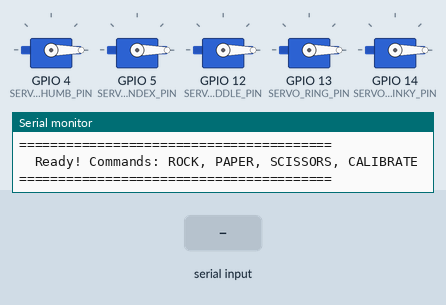
The sketch below on a simulated ESP32. Parts: 5 × servo, the last lines printed to the serial monitor. The inputs (shaded band) are chosen by the test bench.

Above: at 3.2 s.
3.3 s: "ROCK\n" received over Serial
At 3.75 s:
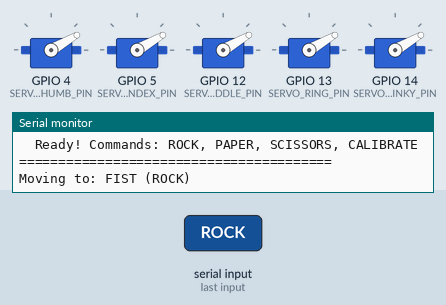
6.3 s: "SCISSORS\n" received over Serial
At 6.48 s:
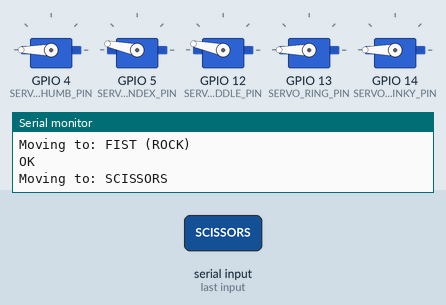
9.3 s: "PAPER\n" received over Serial
At 9.48 s:
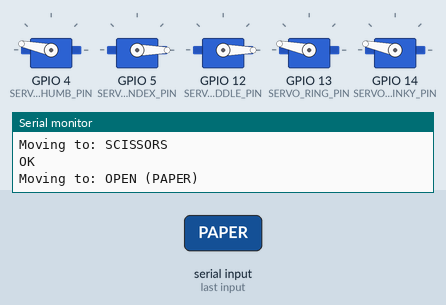
12.3 s: "POINT\n" received over Serial
At 12.78 s:
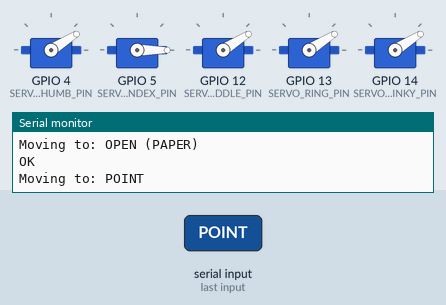
15.3 s: "THUMBSUP\n" received over Serial
At 15.48 s:
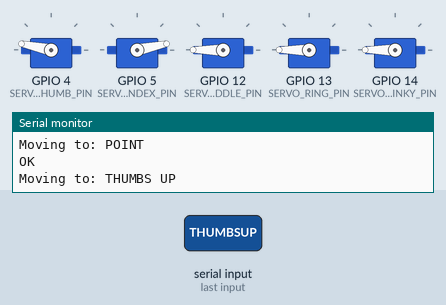
18.3 s: "FIST\n" received over Serial
At 22.0 s:
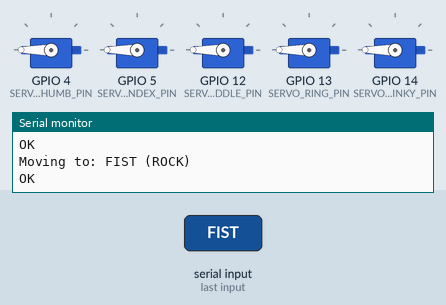
Timing chart, 0 to 22.3 s (numbered marks = the images above; inputs shaded):
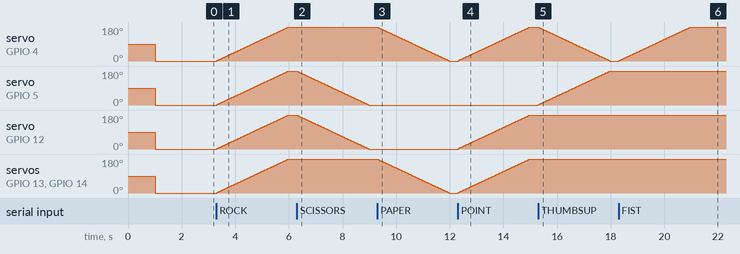

The sketch:

esp32_bionic_arm.ino
```cpp
/*
 * ESP32 Bionic Arm Controller - Direct Servo Control
 *
 * Controls 5 finger servos directly via GPIO pins (no PCA9685 driver)
 * Receives commands via Serial/UART from gesture detection system
 */

#include <ESP32Servo.h>

// ============================================
// SERVO GPIO PIN ASSIGNMENTS
// ============================================
#define SERVO_THUMB_PIN   4
#define SERVO_INDEX_PIN   5
#define SERVO_MIDDLE_PIN  12
#define SERVO_RING_PIN    13
#define SERVO_PINKY_PIN   14

// ============================================
// SERVO SETTINGS
// ============================================
#define SERVO_MIN 500
#define SERVO_MAX 2500
#define MOVE_DELAY 30    // Slower = smoother
#define MOVE_STEP 2      // Smaller steps = smoother

// ============================================
// SERVO OBJECTS
// ============================================
Servo thumbServo;
Servo indexServo;
Servo middleServo;
Servo ringServo;
Servo pinkyServo;

// Use pointers to avoid object copying issues
Servo* servos[] = {&thumbServo, &indexServo, &middleServo, &ringServo, &pinkyServo};
const int NUM_SERVOS = 5;

// ============================================
// GESTURE POSITIONS (0-180 degrees)
// ============================================
// Maximum range - servos will move as much as possible
const int rock_pos[] = {180, 180, 180, 180, 180};    // Full closed
const int paper_pos[] = {0, 0, 0, 0, 0};              // Full open
const int scissors_pos[] = {180, 0, 0, 180, 180};
const int point_pos[] = {180, 0, 180, 180, 180};
const int thumbsup_pos[] = {0, 180, 180, 180, 180};
const int ok_pos[] = {90, 90, 180, 180, 180};

// ============================================
// CURRENT STATE
// ============================================
int currentPositions[] = {90, 90, 90, 90, 90};

// ============================================
// SETUP
// ============================================
void setup() {
  Serial.begin(115200);
  delay(1000);

  Serial.println("========================================");
  Serial.println("   ESP32 Bionic Arm Controller");
  Serial.println("========================================");

  // Initialize servos
  thumbServo.attach(SERVO_THUMB_PIN, SERVO_MIN, SERVO_MAX);
  indexServo.attach(SERVO_INDEX_PIN, SERVO_MIN, SERVO_MAX);
  middleServo.attach(SERVO_MIDDLE_PIN, SERVO_MIN, SERVO_MAX);
  ringServo.attach(SERVO_RING_PIN, SERVO_MIN, SERVO_MAX);
  pinkyServo.attach(SERVO_PINKY_PIN, SERVO_MIN, SERVO_MAX);

  Serial.println("Servos attached:");
  Serial.printf("  Thumb:  GPIO%d\n", SERVO_THUMB_PIN);
  Serial.printf("  Index:  GPIO%d\n", SERVO_INDEX_PIN);
  Serial.printf("  Middle: GPIO%d\n", SERVO_MIDDLE_PIN);
  Serial.printf("  Ring:   GPIO%d\n", SERVO_RING_PIN);
  Serial.printf("  Pinky:  GPIO%d\n", SERVO_PINKY_PIN);

  // Move to open position on startup
  Serial.println("Moving to open position...");
  for (int i = 0; i < NUM_SERVOS; i++) {
    servos[i]->write(paper_pos[i]);
    currentPositions[i] = paper_pos[i];
  }
  delay(1000);

  Serial.println("========================================");
  Serial.println("  Ready! Commands: ROCK, PAPER, SCISSORS, CALIBRATE");
  Serial.println("========================================");
}

// ============================================
// SERVO CONTROL FUNCTIONS
// ============================================
void moveServosSmoothly(const int targetPositions[]) {
  bool allDone = false;

  while (!allDone) {
    allDone = true;

    for (int i = 0; i < NUM_SERVOS; i++) {
      int diff = targetPositions[i] - currentPositions[i];

      if (abs(diff) > MOVE_STEP) {
        currentPositions[i] += (diff > 0) ? MOVE_STEP : -MOVE_STEP;
        allDone = false;
      } else if (diff != 0) {
        currentPositions[i] = targetPositions[i];
      }

      servos[i]->write(currentPositions[i]);
    }

    delay(MOVE_DELAY);
  }
}

void moveToFist() {
  Serial.println("Moving to: FIST (ROCK)");
  moveServosSmoothly(rock_pos);
  Serial.println("OK");
}

void moveToOpen() {
  Serial.println("Moving to: OPEN (PAPER)");
  moveServosSmoothly(paper_pos);
  Serial.println("OK");
}

void moveToScissors() {
  Serial.println("Moving to: SCISSORS");
  moveServosSmoothly(scissors_pos);
  Serial.println("OK");
}

void moveToPoint() {
  Serial.println("Moving to: POINT");
  moveServosSmoothly(point_pos);
  Serial.println("OK");
}

void moveToThumbsUp() {
  Serial.println("Moving to: THUMBS UP");
  moveServosSmoothly(thumbsup_pos);
  Serial.println("OK");
}

void moveToOK() {
  Serial.println("Moving to: OK SIGN");
  moveServosSmoothly(ok_pos);
  Serial.println("OK");
}

void calibrateServos() {
  Serial.println("=== SERVO CALIBRATION MODE ===");

  for (int i = 0; i < NUM_SERVOS; i++) {
    Serial.printf("Testing servo %d on GPIO %d...\n", i,
      (i == 0) ? SERVO_THUMB_PIN :
      (i == 1) ? SERVO_INDEX_PIN :
      (i == 2) ? SERVO_MIDDLE_PIN :
      (i == 3) ? SERVO_RING_PIN : SERVO_PINKY_PIN);

    // Move to open
    servos[i]->write(10);
    delay(1000);

    // Move to center
    servos[i]->write(90);
    delay(1000);

    // Move to closed
    servos[i]->write(170);
    delay(1000);

    // Back to center
    servos[i]->write(90);
    delay(500);

    currentPositions[i] = 90;
  }

  Serial.println("Calibration complete!");
  Serial.println("OK");
}

// ============================================
// COMMAND PARSER
// ============================================
void processCommand(String command) {
  command.trim();
  command.toUpperCase();

  if (command == "ROCK" || command == "FIST") {
    moveToFist();
  } else if (command == "PAPER" || command == "OPEN") {
    moveToOpen();
  } else if (command == "SCISSORS") {
    moveToScissors();
  } else if (command == "POINT") {
    moveToPoint();
  } else if (command == "THUMBSUP") {
    moveToThumbsUp();
  } else if (command == "OK") {
    moveToOK();
  } else if (command == "CALIBRATE") {
    calibrateServos();
  } else if (command == "THUMB") {
    Serial.println("Testing THUMB servo...");
    thumbServo.write(20); delay(500); thumbServo.write(160); delay(500); thumbServo.write(90);
  } else if (command == "INDEX") {
    Serial.println("Testing INDEX servo...");
    indexServo.write(10); delay(500); indexServo.write(170); delay(500); indexServo.write(90);
  } else if (command == "MIDDLE") {
    Serial.println("Testing MIDDLE servo...");
    middleServo.write(10); delay(500); middleServo.write(170); delay(500); middleServo.write(90);
  } else if (command == "RING") {
    Serial.println("Testing RING servo...");
    ringServo.write(10); delay(500); ringServo.write(170); delay(500); ringServo.write(90);
  } else if (command == "PINKY") {
    Serial.println("Testing PINKY servo...");
    pinkyServo.write(10); delay(500); pinkyServo.write(170); delay(500); pinkyServo.write(90);
  } else if (command == "HELP") {
    Serial.println("Commands: ROCK, PAPER, SCISSORS, POINT, THUMBSUP, OK, CALIBRATE");
    Serial.println("Test individual servos: THUMB, INDEX, MIDDLE, RING, PINKY");
  } else if (command.length() > 0) {
    Serial.println("Unknown: " + command);
  }
}

// ============================================
// MAIN LOOP
// ============================================
void loop() {
  if (Serial.available()) {
    String command = Serial.readStringUntil('\n');
    processCommand(command);
  }
  delay(10);
}
```

Measured:
- after the input at 3.3 s, servo on GPIO 4 (SERVO_THUMB_PIN), servo on GPIO 5 (SERVO_INDEX_PIN), servo on GPIO 12 (SERVO_MIDDLE_PIN), servo on GPIO 13 (SERVO_RING_PIN), servo on GPIO 14 (SERVO_PINKY_PIN): moves from 0° to 180° over 2.7 s, starting at once
- after the input at 6.3 s, servo on GPIO 5 (SERVO_INDEX_PIN), servo on GPIO 12 (SERVO_MIDDLE_PIN): moves from 180° to 0° over 2.7 s, starting at once
- after the input at 9.3 s, servo on GPIO 4 (SERVO_THUMB_PIN), servo on GPIO 13 (SERVO_RING_PIN), servo on GPIO 14 (SERVO_PINKY_PIN): moves from 180° to 0° over 2.7 s, starting at once
- after the input at 12.3 s, servo on GPIO 4 (SERVO_THUMB_PIN), servo on GPIO 12 (SERVO_MIDDLE_PIN), servo on GPIO 13 (SERVO_RING_PIN), servo on GPIO 14 (SERVO_PINKY_PIN): moves from 0° to 180° over 2.7 s, starting at once
- after the input at 15.3 s, servo on GPIO 4 (SERVO_THUMB_PIN): moves from 180° to 0° over 2.7 s, starting at once; servo on GPIO 5 (SERVO_INDEX_PIN): moves from 0° to 180° over 2.7 s, starting at once
- after the input at 18.3 s, servo on GPIO 4 (SERVO_THUMB_PIN): moves from 0° to 180° over 2.7 s, starting at once
